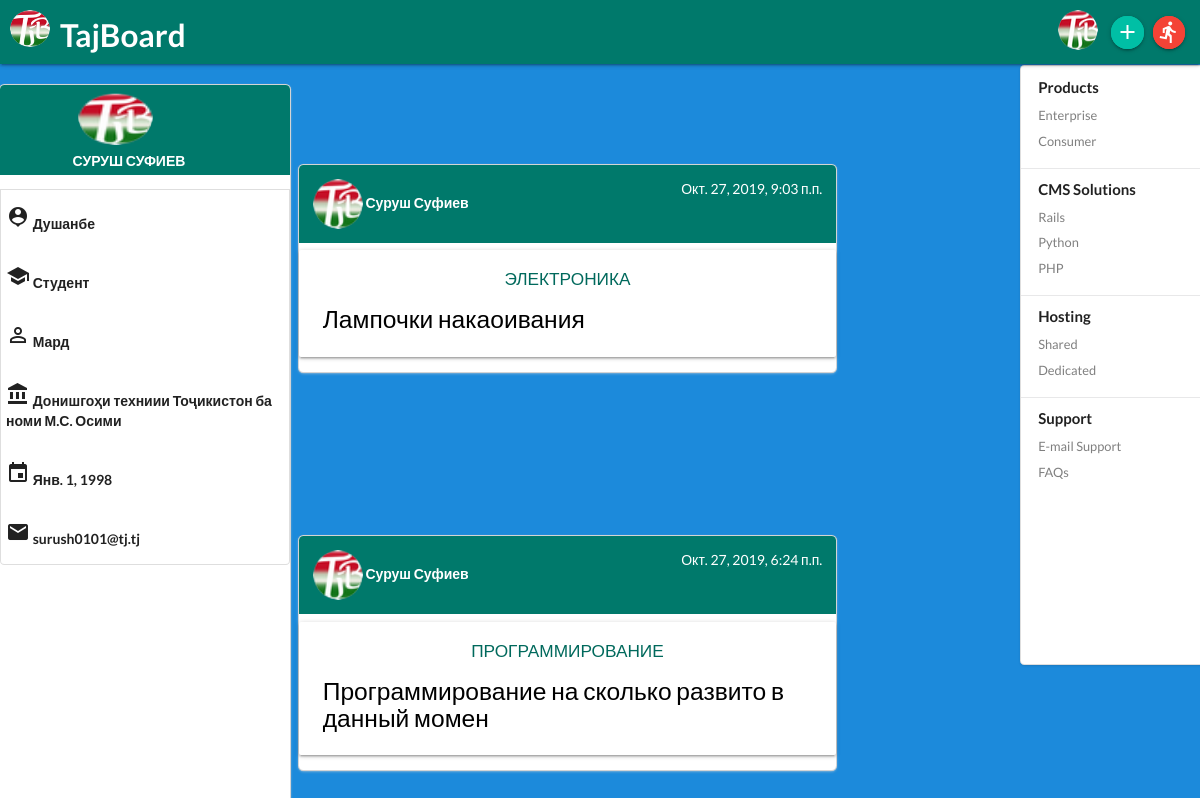
Screenshot of /users/rustam566/ (signed in) with the database file from the repository.
### account/models.py (models this page shows, shortened)
class Person(AbstractUser):
    gender = (
        ('M','Мард'),
        ('Z', 'Зан' ),
    )
    persons = (
        ('student', 'Студент'),
        ('teacher', 'Предодаватель'),
    )
    UNIs = [
        ('Шаҳри Душанбе', (
            ('tmt', 'Донишгоҳи миллии Тоҷикистон'),
            ('ttt', 'Донишгоҳи техниии Тоҷикистон ба номи М.С. Осими'),
            ('dat', 'Донишгоҳи аграрии Тоҷикистон ба номи Ш.Шоҳтемур'),
            ('dtt', 'Донишгощи давлатии Тиббии Тоҷикистон ба номи Абуалӣ ибни Сино '),
            ('dot', 'Донишгоҳи омӯзгории Тоҷикистон ба номи С.Айнӣ'),
            ('dtijt', 'Донишгоҳи давлатии тиҷорати Тоҷикистон'),
            ('dtekht', 'Донишоҳи технологии Тоҷикистон'),
            ('dslavt', 'Донишгоҳи (Славянии) Россия ва Тоҷикистон'),
            ('ddmwit', 'Донишгоҳи давлатии молия ва иқтисоди Тоҷикистон'),
            ('dswkh', 'Донишкадаи соҳибкорӣ ва хизмат'),
            ('ddzt', 'Донишкадаи давлатии забонҳои Тоҷикистон ба номи С. Улуғзода'),
            ('dtijt', 'Донишкадаи тарбияи ҷисмонии Тоҷикистон ба номи С. Раҳимов'),
            ('ddfwst', 'Донишкадаи давлатии фарҳанг ва санъати  Тоҷикистон ба номи М. Турсунзода'),
            ('ddit', 'Донишкадаи исломии Тоҷикистон ба номи Имоми Аъзам'),
            ('ddstt', 'Донишкадаи давлатии санъати тасвирӣ ва дизайни Тоҷикистон'),
            ('didorpt', 'Донишкадаи идоракунии давлатии назди Президенти Ҷумҳурии Тоҷикистон '),
            ('fddmdd', 'Филиали Донишгоҳи давлатии Москва ба номи М.В. Ломоносов дар ш.Душанбе'),
            ('fddmdd', 'Филиали "Донишгоҳи миллии тадқиқотӣ"-и Донишкадаи энергетикии  Москва  дар ш.Душанбе'),
            ('fdmtmcis', 'Филиали Донишгоҳи миллии тадқиқотии технологӣ "МИСиС" дар ш.Душанбе'),
            )
         ),
        ('Вилояти Суғд', (
            ('1', 'Донишгоҳи давлатии Хуҷанд ба номи Б.Ғафуров'),
            ('2', 'Донишгоҳи давлатии ҳуқуқ, бизнес ва сиёсати Тоҷикистон'),
            ('3', 'Донишкадаи кӯҳӣ-металургии Тоҷикистон'),
            ('4', 'Донишкадаи омӯзгории Тоҷикистон дар ш.Панҷакент'),
            ('5', 'Донишкадаи политехникии Донишгоҳи техниии Тоҷикистон ба номи М.С. Осими дар ш.Хуҷанд'),
            ('6', 'Филиали Донишгоҳи технологии Тоҷикистон дар ш.Исфара'),
            )
         ),
        ('Вилояти Хатлон', (
            ('1', 'Донишгоҳи давлатии Кӯлоб ба номи А.Рӯдакӣ'),
            ('2', 'Донишгоҳи давлатии Бохтар ба номи Н.Хусрав'),
            ('3', 'Донишгоҳи давлатии Данғара'),
            ('4', 'Донишгоҳи давлатии тиббии Хатлон'),
            ('5', 'Донишкадаи энергетикии Тоҷикистон'),
            ('6', 'Донишкадаи технология ва менеҷменти инноватсионӣ дар ш.Кӯлоб'),
            )
         ),
        ('ВМКБ', (
            ('1', 'Донишгоҳи давлатии Хоруғ ба номи М.Назаршоев'),
            ('2', 'Донишгоҳи Осиёи Марказӣ'),
            )
         ),
    ]
    username = models.CharField(max_length=20, unique=True, verbose_name='логин' )
    f_name = models.CharField(max_length=20, verbose_name="Имя")
    l_name = models.CharField(max_length=18, verbose_name="Фамилия")
    password = models.CharField(max_length=12, verbose_name="Пароль")
    unis = models.CharField(max_length=128,choices=UNIs, verbose_name='Университет')
    person = models.CharField(max_length=128,choices=persons, verbose_name="кто Вы")
    email = models.EmailField(max_length=50, verbose_name="Email")
    birth_date = models.DateField(blank=True, null=True, verbose_name="Дата рождения")
    city = models.CharField(max_length = 50, verbose_name="Местоположение")
    gen = models.CharField(max_length=128,choices=gender, verbose_name="Род")
    avatar = models.ImageField(upload_to='users/', blank=True, null=True, verbose_name="Аватар" )
    admin = models.BooleanField(default=False)
    friend = models.ManyToManyField('self', blank=True)
    skills = models.CharField(max_length=128)
    slug = models.SlugField()
    USERNAME_FIELD = 'username'
    def image_img(self):
        if self.avatar:
            return self.avatar.url
    class Meta:
        db_table = 'Accounts'
        managed = True
        verbose_name = 'Пользовалель'
        verbose_name_plural = 'Пользователи'

### questions/models.py (models this page shows, shortened)
class Savolho(models.Model):
    title = models.CharField(max_length=200, null=False, verbose_name='Заголовка')
    savol = models.TextField(verbose_name='Вопрос')
    published = models.DateTimeField(auto_now_add=True, db_index=True, verbose_name="Нашр шуд")
    subject = models.ForeignKey(Subject, null=True, on_delete=models.CASCADE, verbose_name='Фан')
    author = models.ForeignKey(Person, on_delete = models.CASCADE )
    image = models.ImageField(upload_to='from_questions/', null=True, blank=True, verbose_name='рисунок')
    likes = models.ManyToManyField(Person, related_name="likes", blank=True)
    slug = models.SlugField(unique = True)
    class Meta:
        ordering = ('-published',)
    def snippet(self):
        return self.savol[:50]

### account/views.py (the view)
# urls.py: path('users/<username>/', user_detail,	name='user_detail'),
@login_required
def	user_detail(request,	username):
    prof	=	get_object_or_404(Person, username=username, is_active=True)
    post = Savolho.objects.filter(author=prof.id)
    return	render(request, 'accounts/profile.html', {'section':	'people', 'prof':	prof, 'post':post})

### templates/accounts/profile.html (shortened to what this page needs)
{%	extends	"basic.html"	%}
{%	block	content	%}
<div class="ui card side-nav fixed" style="top:8%; position: fixed; height:100%">
    <div class="image">
      <img class="circle avatar image" src="{{ prof.image_img }}">
      <p class="names white-text">{{ prof.f_name }}     {{ prof.l_name }}</p>
    </div>
        <table class="ui collapsing table">
              <tr>
                  <th><i class="material-icons">person_pin</i> {{ prof.city }}</th></tr>
              <tr><th><i class="material-icons">school</i>
                {{ prof.get_person_display}}</th>
              <tr>
                <th><i class="material-icons">perm_identity</i>   {{ prof.get_gen_display }}</th>
              </tr>
              <tr>
                <th><i class="material-icons">account_balance</i>    {{ prof.get_unis_display }}</th>
              </tr>
              <tr>
                <th><i class="material-icons">event</i>    {{ prof.birth_date }}</th>
              </tr>
              <tr>
                <th><i class="material-icons">email</i>   {{ prof.email }} </th>
              </tr>
          </table>
  </div>
  <div class="container">
    {% for bb in post.all  %}
    <div class="row">
    <div class="col s8" >
        <div class="ui card white-text" style="margin-left:20%; margin-top:15%; width:100%;" >
            <div class="content teal darken-2">
              <div class="right floated meta white-text">{{bb.published }}</div>
              <img class="circle avatar image" style="width: 50px; height:50px;" src="{{MEDIA_URL}}{{ bb.author.image_img }}"> <span class="white-text"><b>{{bb.author.f_name }}      {{bb.author.l_name }}</b></span>
            </div>
            <div class="description">
                  <div class="card-panel">
                      <h6 class="center-align teal-text text-darken-3" style="text-transform:uppercase; margin-bottom: 4px; margin-top: -4px; font-weight: normal; color: black;">{{ bb.title }}</h6>
                      <h5 class="black-text">{{bb.snippet}}</h5>
                  </div>
          </div>
          </div>
    </div>
    </div>
    {% endfor %}
  </div>
  <div class="ui vertical menu">
      <div class="item">
        <div class="header">Products</div>
        <div class="menu">
          <a class="item">Enterprise</a>
          <a class="item">Consumer</a>
        </div>
      </div>
      <div class="item">
        <div class="header">CMS Solutions</div>
        <div class="menu">
          <a class="item">Rails</a>
          <a class="item">Python</a>
          <a class="item">PHP</a>
        </div>
      </div>
      <div class="item">
        <div class="header">Hosting</div>
        <div class="menu">
          <a class="item">Shared</a>
          <a class="item">Dedicated</a>
        </div>
      </div>
      <div class="item">
        <div class="header">Support</div>
        <div class="menu">
          <a class="item">E-mail Support</a>
          <a class="item">FAQs</a>
        </div>
      </div>
    </div>
{% endblock %}

### templates/basic.html (shortened to what this page needs)
{% load static %}
{% load materializecss %}
<!DOCTYPE html>
<html>
    <head>
        <link rel="stylesheet" href="{% static 'frontEnd/semantic/css/semantic.min.css' %}"></script>
        <link rel="stylesheet" href="{% static 'frontEnd/materialize/css/materialize.min.css' %}"></script>
        <link href="{% static 'css/base.css' %}" rel="stylesheet">
    </head>
{% if user.is_authenticated %}
<body>
<div style="position:fixed; width: 100%; z-index:999; top:0%;">
<nav  class="navbar-fixed teal darken-2">
    <div class="navbar-fixed teal darken-2" >
                <a href="{% url 'index' %}" class="brand-logo"><img src="/static/img/icons/tj.png" width=40px; style="margin-top: 10px; margin-left:10px; margin-right:10px;"><b style="margin-top: -10px;">TajBoard</b></a>
                <ul id="nav-mobile" class="right hide-on-med-and-down">
                    <li><a href="{% url 'dashboard' %}"><img class="avatar circle" style="width: 40px; height:40px; margin-top: 10px; margin-right:-17px;" src="{{ request.user.image_img }}"/></a></li>
                    <li><a href="{% url 'add_savol' %}"  class="btn-floating btn-small pulse waves-effect waves-light teal accent-4" style="margin-right:-6px;"><i class="material-icons">add</i></a></li>
                    <li><a href="{% url 'logout' %}" class="btn-floating btn-small pulse waves-effect waves-light red"><i class="material-icons">directions_run</i></a></li>
                </ul>
            </div>
        </nav>
</div>
{% endif %}
        {% block content %}
        {% endblock  %}
    </body>
</html>

### static/css/base.css (style rules this page uses)
body { background:#1c8adb !important; background-repeat: no-repeat; }
.ui.card>.image { background:#00796b; height: 90px; }
.ui.card>.image img { width: 75px; height: 60px; margin-bottom: 2%; padding-top: 3%; margin-left: 27%; }
.names { margin-left: 25%; padding-bottom: 4%; text-transform: uppercase; font-weight: bold; }
.ui.card.white-text { width: 55%; margin-top: 12%; position: relative; }
.row { margin-top: 10%; }
.ui.vertical.menu { width: 15rem; position: fixed; overflow-y:scroll; top: 50px; left: 85%; height: 600px; }

### rows the page displays
Person: user.image_img (picture)
Person: image_img (picture), f_name "СУРУШ", l_name "СУФИЕВ", city "Душанбе", person "Студент", gen "Мард", unis "Донишгоҳи техниии Тоҷикистон ба номи М.С. Осими", birth_date "Янв. 1, 1998", email "surush0101@tj.tj"
Savolho: published "Окт. 27, 2019, 9:03 п.п.", author.image_img (picture), author.f_name "Суруш", author.l_name "Суфиев", title "ЭЛЕКТРОНИКА", snippet "Лампочки накаоивания"
Savolho: published "Окт. 27, 2019, 6:24 п.п.", author.image_img (picture), author.f_name "Суруш", author.l_name "Суфиев", title "ПРОГРАММИРОВАНИЕ", snippet "Программирование на сколько развито в данный момен"
